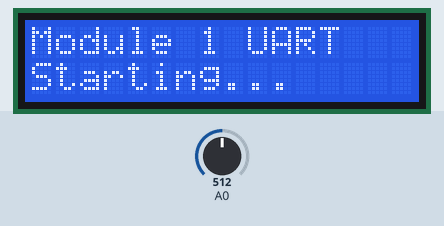
Bench run of a sketch on a simulated Arduino Uno, built with avr-gcc and run on an emulated ATmega328P. Parts: 16×2 character LCD. The inputs (shaded band) are chosen by the test bench; at power-on: A0 = 512. What the sketch prints to the serial monitor is not drawn.

Above: at 0.1 s.
1.7 s: A0 set to 106
3.2 s: A0 set to 91
At 4.3 s:
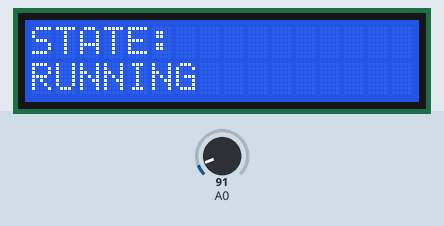
At 9.3 s:
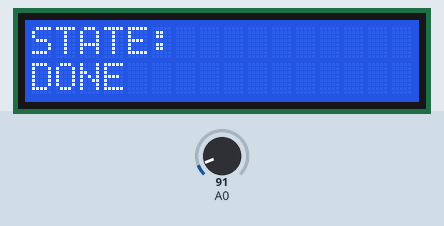
Timing chart, 0 to 10.7 s (numbered marks = the images above; inputs shaded):
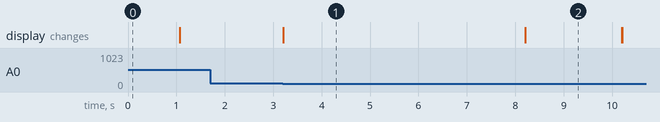

Measured:
- the behaviour switches between 100 and 99 on A0 (found by bisection; images 0 and 1)
- after the input at 1.7 s, every drawn part: stays the same
- after the input at 3.2 s, the display: changes at once (image 1)
- what the display in image 1 shows lasts 5.0 s, from 3.2 s to 8.2 s

The sketch:

uart.ino
```cpp
#include <LiquidCrystal.h>
#include <avr/io.h>
#include <avr/interrupt.h>

// ==================================================
// LCD
// RS, EN, D4, D5, D6, D7
// ==================================================
LiquidCrystal lcd(8, 9, 4, 5, 6, 7);

// ==================================================
// UART CONFIGURATION
// ==================================================

#define F_CPU 16000000UL
#define BAUD 9600UL

#define UBRR_VALUE ((F_CPU / (16UL * BAUD)) - 1)

// ==================================================
// RING BUFFER
// ==================================================

#define BUFFER_SIZE 16

struct RingBuffer
{
  volatile char buffer[BUFFER_SIZE];
  volatile uint8_t head;
  volatile uint8_t tail;
  volatile uint16_t overflow;
};

RingBuffer rxBuffer;
RingBuffer txBuffer;

// ==================================================
// BUFFER INITIALIZATION
// ==================================================

void bufferInit(RingBuffer &rb)
{
  rb.head = 0;
  rb.tail = 0;
  rb.overflow = 0;
}

// ==================================================
// BUFFER EMPTY
// ==================================================

bool bufferEmpty(RingBuffer &rb)
{
  return rb.head == rb.tail;
}

// ==================================================
// BUFFER FULL
// ==================================================

bool bufferFull(RingBuffer &rb)
{
  uint8_t next = rb.head + 1;

  if (next >= BUFFER_SIZE)
  {
    next = 0;
  }

  return next == rb.tail;
}

// ==================================================
// BUFFER PUT FROM MAIN PROGRAM
// ==================================================

bool bufferPut(RingBuffer &rb, char data)
{
  noInterrupts();

  uint8_t next = rb.head + 1;

  if (next >= BUFFER_SIZE)
  {
    next = 0;
  }

  if (next == rb.tail)
  {
    rb.overflow++;

    interrupts();
    return false;
  }

  rb.buffer[rb.head] = data;
  rb.head = next;

  interrupts();

  return true;
}

// ==================================================
// BUFFER PUT FROM ISR
// ==================================================

bool bufferPutISR(RingBuffer &rb, char data)
{
  uint8_t next = rb.head + 1;

  if (next >= BUFFER_SIZE)
  {
    next = 0;
  }

  if (next == rb.tail)
  {
    rb.overflow++;
    return false;
  }

  rb.buffer[rb.head] = data;
  rb.head = next;

  return true;
}

// ==================================================
// BUFFER GET FROM MAIN PROGRAM
// ==================================================

bool bufferGet(RingBuffer &rb, char &data)
{
  noInterrupts();

  if (rb.head == rb.tail)
  {
    interrupts();
    return false;
  }

  data = rb.buffer[rb.tail];

  rb.tail++;

  if (rb.tail >= BUFFER_SIZE)
  {
    rb.tail = 0;
  }

  interrupts();

  return true;
}

// ==================================================
// BUFFER GET FROM ISR
// ==================================================

bool bufferGetISR(RingBuffer &rb, char &data)
{
  if (rb.head == rb.tail)
  {
    return false;
  }

  data = rb.buffer[rb.tail];

  rb.tail++;

  if (rb.tail >= BUFFER_SIZE)
  {
    rb.tail = 0;
  }

  return true;
}

// ==================================================
// UART INITIALIZATION
// ==================================================

void uartInit()
{
  UBRR0H = (uint8_t)(UBRR_VALUE >> 8);
  UBRR0L = (uint8_t)UBRR_VALUE;

  UCSR0A = 0;

  UCSR0B =
      (1 << RXEN0) |
      (1 << TXEN0) |
      (1 << RXCIE0);

  UCSR0C =
      (1 << UCSZ01) |
      (1 << UCSZ00);
}

// ==================================================
// UART SEND CHARACTER
// ==================================================

void uartSendChar(char data)
{
  bufferPut(txBuffer, data);

  UCSR0B |= (1 << UDRIE0);
}

// ==================================================
// UART SEND STRING
// ==================================================

void uartSendString(const char *text)
{
  while (*text)
  {
    uartSendChar(*text);
    text++;
  }
}

// ==================================================
// UART RECEIVE ISR
// ==================================================

ISR(USART_RX_vect)
{
  char received = UDR0;

  bufferPutISR(rxBuffer, received);
}

// ==================================================
// UART TRANSMIT ISR
// ==================================================

ISR(USART_UDRE_vect)
{
  char data;

  if (bufferGetISR(txBuffer, data))
  {
    UDR0 = data;
  }
  else
  {
    UCSR0B &= ~(1 << UDRIE0);
  }
}

// ==================================================
// PASS / FAIL
// ==================================================

int passCount = 0;
int failCount = 0;

void testResult(const char *name, bool result)
{
  if (result)
  {
    uartSendString("PASS: ");
    uartSendString(name);
    uartSendString("\r\n");

    passCount++;
  }
  else
  {
    uartSendString("FAIL: ");
    uartSendString(name);
    uartSendString("\r\n");

    failCount++;
  }
}

// ==================================================
// MODULE 1 TESTS
// ==================================================

void runTests()
{
  RingBuffer rb;
  char data;

  uartSendString("\r\n");
  uartSendString("===== MODULE 1 TESTS =====\r\n");

  // Test 1
  bufferInit(rb);

  testResult(
    "Buffer empty after init",
    bufferEmpty(rb)
  );

  // Test 2
  testResult(
    "Get from empty buffer fails",
    !bufferGet(rb, data)
  );

  // Test 3
  testResult(
    "Put A",
    bufferPut(rb, 'A')
  );

  // Test 4
  bool getA = bufferGet(rb, data);

  testResult(
    "Get returns A",
    getA && data == 'A'
  );

  // Test 5 - FIFO
  bufferPut(rb, 'A');
  bufferPut(rb, 'B');
  bufferPut(rb, 'C');

  bufferGet(rb, data);
  bool fifoA = (data == 'A');

  bufferGet(rb, data);
  bool fifoB = (data == 'B');

  bufferGet(rb, data);
  bool fifoC = (data == 'C');

  testResult(
    "FIFO order A B C",
    fifoA && fifoB && fifoC
  );

  // Test 6 - Full buffer
  bufferInit(rb);

  for (int i = 0; i < BUFFER_SIZE - 1; i++)
  {
    bufferPut(rb, 'X');
  }

  testResult(
    "Buffer becomes full",
    bufferFull(rb)
  );

  // Test 7 - Overflow
  bool overflowResult = bufferPut(rb, 'Y');

  testResult(
    "Overflow rejects new data",
    !overflowResult
  );

  // Test 8 - Overflow counter
  testResult(
    "Overflow counter increments",
    rb.overflow == 1
  );

  // Summary
  uartSendString("==========================\r\n");

  uartSendString("TOTAL PASS: ");
  uartSendChar('0' + passCount);
  uartSendString("\r\n");

  uartSendString("TOTAL FAIL: ");
  uartSendChar('0' + failCount);
  uartSendString("\r\n");

  uartSendString("==========================\r\n");

  // LCD result
  lcd.clear();

  lcd.setCursor(0, 0);
  lcd.print("PASS:");
  lcd.print(passCount);

  lcd.setCursor(9, 0);
  lcd.print("FAIL:");
  lcd.print(failCount);

  lcd.setCursor(0, 1);

  if (failCount == 0)
  {
    lcd.print("MODULE 1 PASS");
  }
  else
  {
    lcd.print("CHECK FAILURES");
  }
}

// ==================================================
// NON-BLOCKING TEST START
// ==================================================

bool testsStarted = false;
unsigned long startupTime = 0;

void startTestsNonBlocking()
{
  if (!testsStarted)
  {
    if (startupTime == 0)
    {
      startupTime = millis();
    }

    if (millis() - startupTime >= 1000)
    {
      testsStarted = true;

      runTests();
    }
  }
}

// ==================================================
// SETUP
// ONLY ONE setup() IN PROJECT
// ==================================================

void setup()
{
  // Initialize buffers
  bufferInit(rxBuffer);
  bufferInit(txBuffer);

  // Initialize LCD
  lcd.begin(16, 2);

  lcd.setCursor(0, 0);
  lcd.print("Module 1 UART");

  lcd.setCursor(0, 1);
  lcd.print("Starting...");

  // Initialize UART
  uartInit();

  // Initialize Module 2 state machine
  stateMachineInit();

  // Enable interrupts
  sei();
}

// ==================================================
// LOOP
// ONLY ONE loop() IN PROJECT
// ==================================================

void loop()
{
  // Start tests without delay()
  startTestsNonBlocking();

  // Run Module 2 state machine
  stateMachineUpdate();

  // Process received UART data
  char receivedData;

  if (bufferGet(rxBuffer, receivedData))
  {
    // Echo received character
    uartSendChar(receivedData);
  }
}
```

state_machine.ino
```cpp
// =====================================================
// MODULE 2 - NON-BLOCKING STATE MACHINE
// Arduino Uno
// =====================================================
//
// LCD is declared in uart.ino
// setup() is in uart.ino
// loop() is in uart.ino
//
// This file contains ONLY the state-machine logic.
// =====================================================


// =====================================================
// DEVICE STATES
// =====================================================

enum DeviceState
{
  IDLE,
  RUNNING,
  DONE
};


// =====================================================
// CURRENT STATE
// =====================================================

DeviceState state = IDLE;


// =====================================================
// TIME WHEN RUNNING STARTED
// =====================================================

unsigned long startTime = 0;


// =====================================================
// INITIALIZE STATE MACHINE
// =====================================================

void stateMachineInit()
{
  state = IDLE;
  startTime = 0;
}


// =====================================================
// UPDATE STATE MACHINE
// NON-BLOCKING
// =====================================================

void stateMachineUpdate()
{
  // Current time
  unsigned long currentTime = millis();

  // ===================================================
  // IDLE STATE
  // ===================================================

  if (state == IDLE)
  {
    // SELECT button connected to A0
    if (analogRead(A0) < 100)
    {
      // Change state
      state = RUNNING;

      // Save starting time
      startTime = currentTime;

      // Display RUNNING
      lcd.clear();

      lcd.setCursor(0, 0);
      lcd.print("STATE:");

      lcd.setCursor(0, 1);
      lcd.print("RUNNING");

      // UART message
      uartSendString("State: RUNNING\r\n");
    }
  }

  // ===================================================
  // RUNNING STATE
  // ===================================================

  else if (state == RUNNING)
  {
    // Stay RUNNING for 5 seconds
    if (currentTime - startTime >= 5000)
    {
      // Change state
      state = DONE;

      // Display DONE
      lcd.clear();

      lcd.setCursor(0, 0);
      lcd.print("STATE:");

      lcd.setCursor(0, 1);
      lcd.print("DONE");

      // UART message
      uartSendString("State: DONE\r\n");
    }
  }

  // ===================================================
  // DONE STATE
  // ===================================================

  else if (state == DONE)
  {
    // Total 7 seconds:
    // 5 seconds RUNNING
    // 2 seconds DONE

    if (currentTime - startTime >= 7000)
    {
      // Return to IDLE
      state = IDLE;

      // Display IDLE
      lcd.clear();

      lcd.setCursor(0, 0);
      lcd.print("STATE:");

      lcd.setCursor(0, 1);
      lcd.print("IDLE");

      // UART message
      uartSendString("State: IDLE\r\n");
    }
  }
}
```
